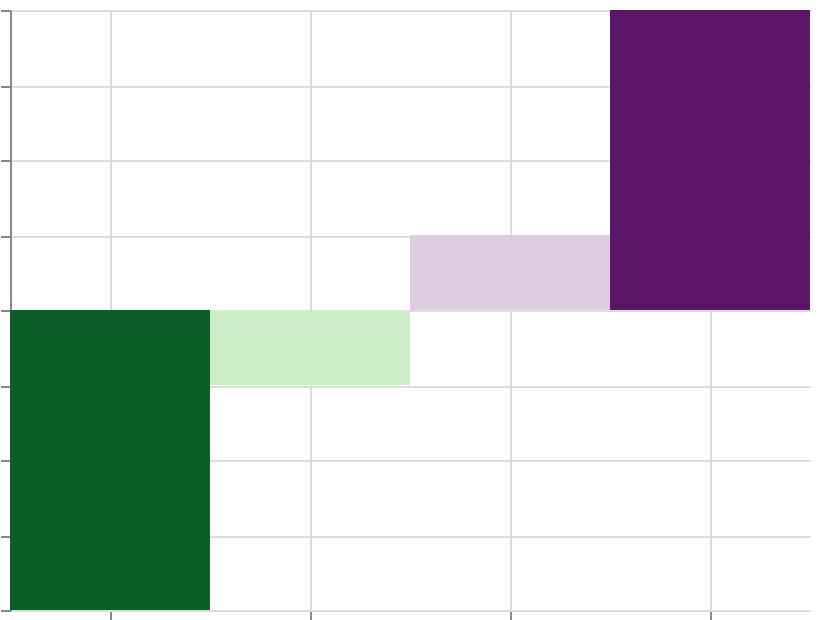

Source (Vega-Lite JSON):
### Vega specification from a JSON file in a GitHub repository (floating-point values rounded to 4 significant figures)
{"$schema": "https://vega.github.io/schema/vega/v6.json", "width": 400, "height": 300, "padding": 5, "autosize": "none", "data": [{"name": "table", "values": [{"cat": "A", "val": -20}, {"cat": "B", "val": -5}, {"cat": "C", "val": 5}, {"cat": "D", "val": 20}]}], "scales": [{"name": "x", "type": "band", "domain": {"data": "table", "field": "cat", "sort": true}, "range": "width"}, {"name": "y", "type": "linear", "domain": {"data": "table", "field": "val"}, "range": [{"signal": "height"}, 0], "zero": true, "nice": true}, {"name": "color", "type": "linear", "domain": {"data": "table", "field": "val"}, "reverse": true, "range": {"scheme": "purplegreen"}}], "marks": [{"type": "rect", "from": {"data": "table"}, "encode": {"update": {"x": {"scale": "x", "field": "cat"}, "width": {"scale": "x", "band": 1}, "y": {"scale": "y", "field": "val"}, "y2": {"scale": "y", "value": 0}, "fill": {"scale": "color", "field": "val"}}}}], "axes": [{"scale": "x", "orient": "bottom", "grid": true, "labels": false}, {"scale": "y", "orient": "left", "grid": true, "labels": false}], "legends": [{"fill": "color"}]}
